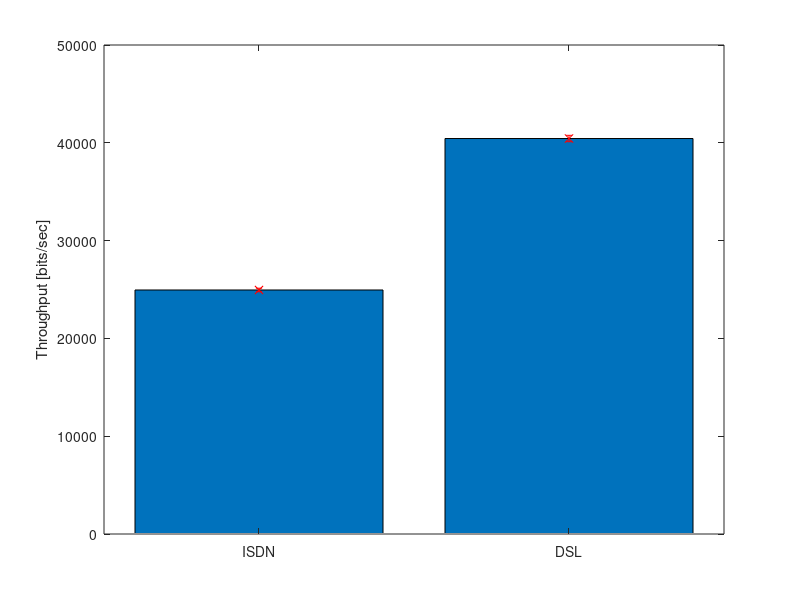

This figure's MATLAB source:
%Import results from CI and plot it:
file1 = load('ConfidenceInterval10runs_1000sec_ISDN.dat');
file2 = load('ConfidenceInterval10runs_1000sec_DSL.dat');



y=[file1; file2];
transY=transpose(y);

meanY=mean(transY);
x=1:1:length(meanY);
varianceY=transY(2,:)-meanY(1,:);

bar(meanY)
hold on
errorbar(x,meanY,varianceY,'rx')


set(gca,'XTickLabel',{'ISDN', 'DSL'})
ylabel('Throughput [bits/sec]');
